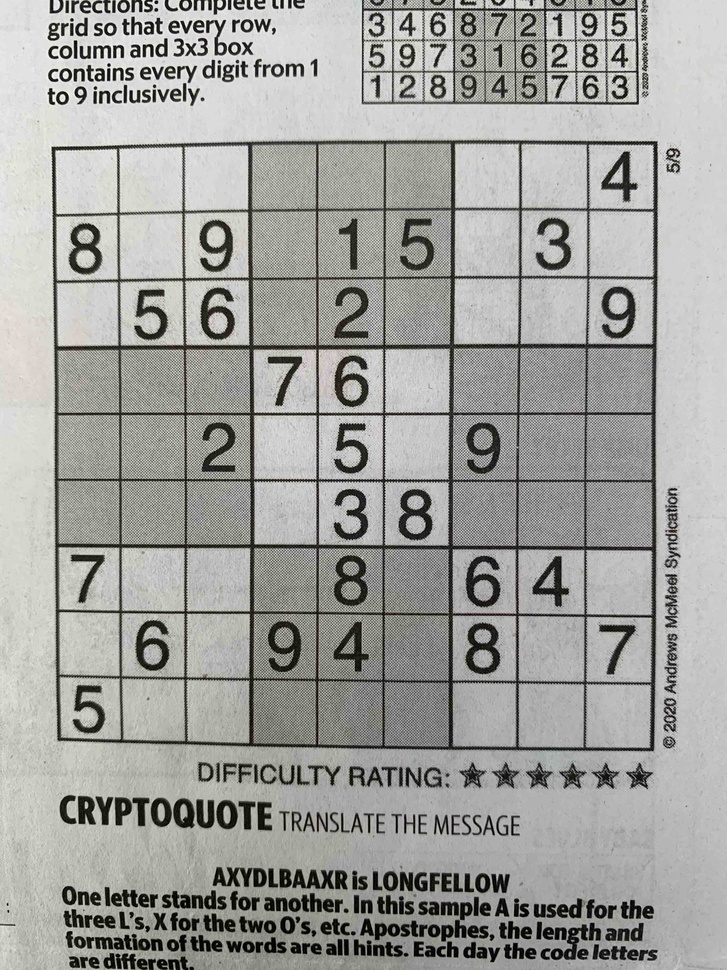
#> input picture Images/IMG_1428-low.jpg, 727 x 970 px, shrunk from 3024 x 4032 before the run
$ python -i util.py   (imports and definitions only)
#> lines starting #> are read from the running program, lines starting #| are printed output that depends on the picture; long printed decimals are rounded
from PIL import Image, ImageDraw
import numpy
from numpy import asarray
from skimage.transform import hough_line, hough_line_peaks
from skimage.feature import canny
import cv2

# Colors less than this are made black (0), greater are made white (255)
hue_threshold = 128
black = 0
white = 255

# Percentage of pixels in a line that are black. If greater than this
# then we've found a line
# between .5 and .75
line_threshold = 0.7

# [125 lines left out: functions morph_array_to_size, count_pixels, diff_between_arrays, get_number_from_image, print_image, not called in this run]

def print_image_edges(image_array):
    edge_image = Image.fromarray(image_array)
    edge_image.show()
    return

# [14 lines left out: function print_image_linesP, not called in this run]

def print_image_lines(image_name, edges, lines):
    img = Image.open(image_name)
    edge_img = Image.fromarray(edges).convert('RGB')
    d_img = ImageDraw.Draw(img)
    d_edge_img = ImageDraw.Draw(edge_img)
    line_color = (255, 0, 255)
    line_width = 3
    image_height, image_width = img.size
    max_image_dimension = max(image_width, image_height)
    for line in lines:
        for rho, theta in line:
            # cos pi/2 = 0, cos 0 = 1
            a = numpy.cos(theta)
            # sin pi/2 = 1, sin 0 = 0
            b = numpy.sin(theta)
            x0 = a * rho
            y0 = b * rho
            x1 = int(x0 + max_image_dimension * (-b))
            y1 = int(y0 + max_image_dimension * (a))
            x2 = int(x0 - max_image_dimension * (-b))
            y2 = int(y0 - max_image_dimension * (a))
            d_img.line((x1, y1, x2, y2), width=line_width, fill=line_color)
            d_edge_img.line((x1, y1, x2, y2), width=line_width, fill=line_color)

    img.show()
    edge_img.show()
    return


def reduce_line_noise(lines):
    theta_margin_of_error = 0.05
    new_lines = []
    for entry in lines:
        line = entry[0]
        rho = line[0]
        theta = line[1]
        margin_of_error = numpy.pi * theta_margin_of_error
        if abs(theta) < margin_of_error or abs(theta - numpy.pi/2) < margin_of_error or abs(theta - numpy.pi) < margin_of_error or abs(theta - numpy.pi*3/2) < margin_of_error:
            new_lines.append(entry)
            print("Y\tRho: %s\tTheta: %s" % (rho, theta))
        else:
            print("N\tRho: %s\tTheta: %s" % (rho, theta))
    print(len(lines))
    print(len(new_lines))
    return new_lines


def find_lines_cv2(image_name):
#> called with image_name = 'Images/IMG_1428-low.jpg'
    image = cv2.imread(image_name)
#> image is the input picture: shape (970, 727, 3); mean B, G, R 157.9, 161.3, 161
    (thresh, blackAndWhiteImage) = cv2.threshold(image, 127, 255, cv2.THRESH_BINARY)
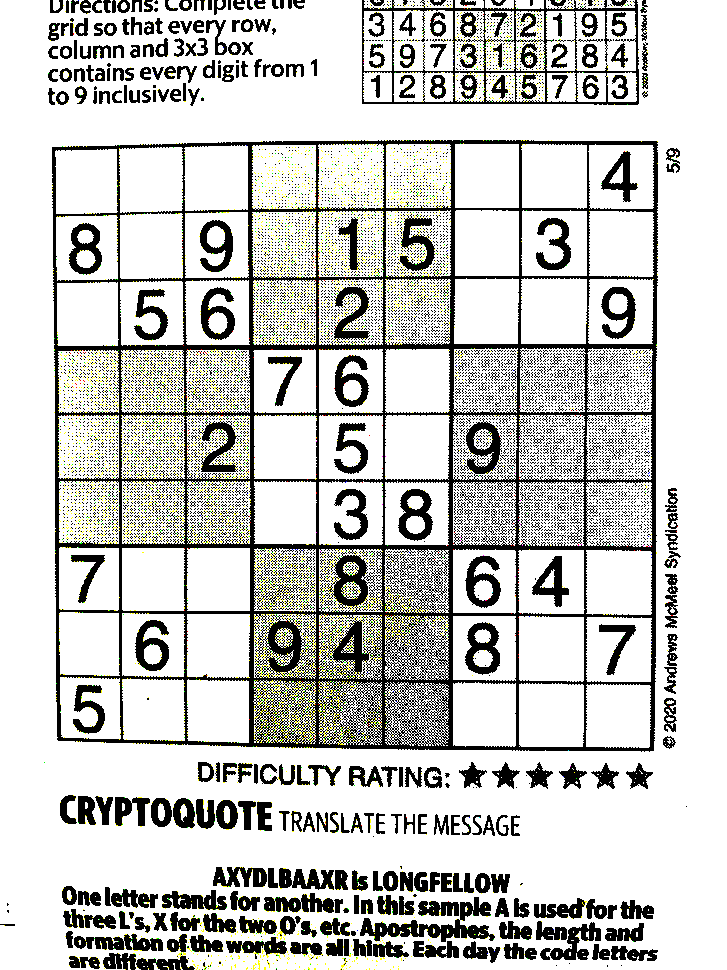
#> blackAndWhiteImage: shape (970, 727, 3); mean B, G, R 199.1, 202.3, 202
    edges = cv2.Canny(blackAndWhiteImage, 50, 150, apertureSize=3)
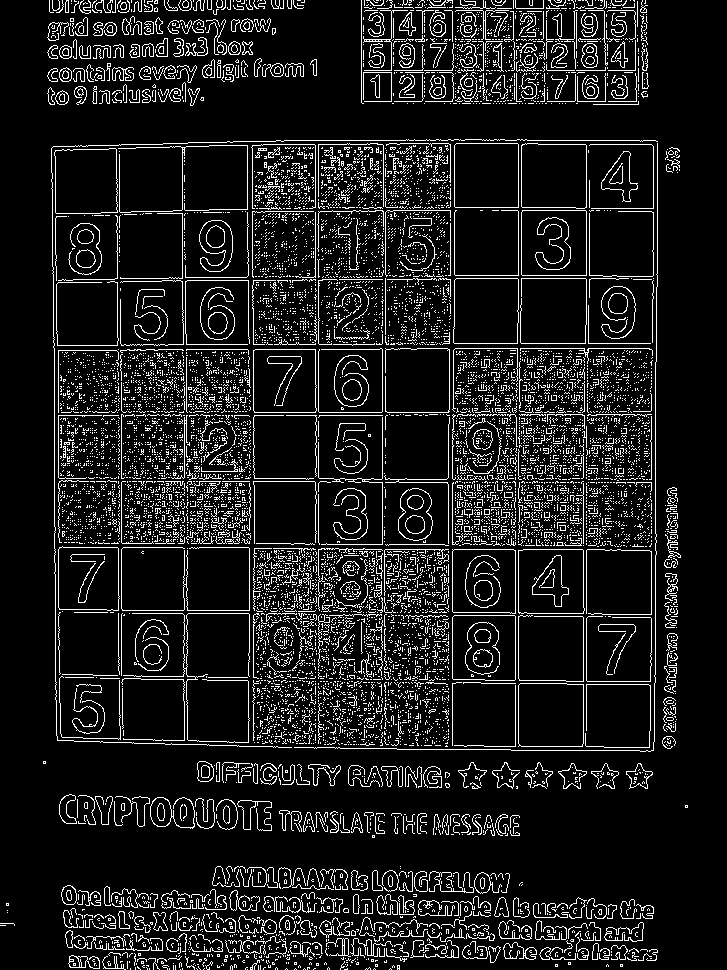
#> edges: shape (970, 727); 10.8% white in thin lines or dots
    print_image_edges(edges)
    image_height, image_width, color_depth = image.shape
#> image_height = 970; image_width = 727; color_depth = 3
    minLineLength = min(image_height, image_width) * .75
#> minLineLength = 545.2
    maxLineGap = 10
    # https://opencv-python-tutroals.readthedocs.io/en/latest/py_tutorials/py_imgproc/py_houghlines/py_houghlines.html
    # linesP = cv2.HoughLin?esP(edges, 1, numpy.pi / 180, 100, minLineLength, maxLineGap)
    # print_image_linesP(image_name, edges, linesP)

    lines = cv2.HoughLines(edges,1,numpy.pi/180, 100)
    print_image_lines(image_name, edges, lines)
#> in print_image_lines, `edge_img = Image.fromarray(edges).convert('RGB')`: edge_img: PIL image 727x970 RGB; 10.8% white in thin lines or dots
#> the loop in print_image_lines, `for line in lines:` made 12381 passes
#> line on passes 1 to 3: [[318, 0]], [[586, 0]], [[518, 0]]
#> in print_image_lines, `img.show()`:
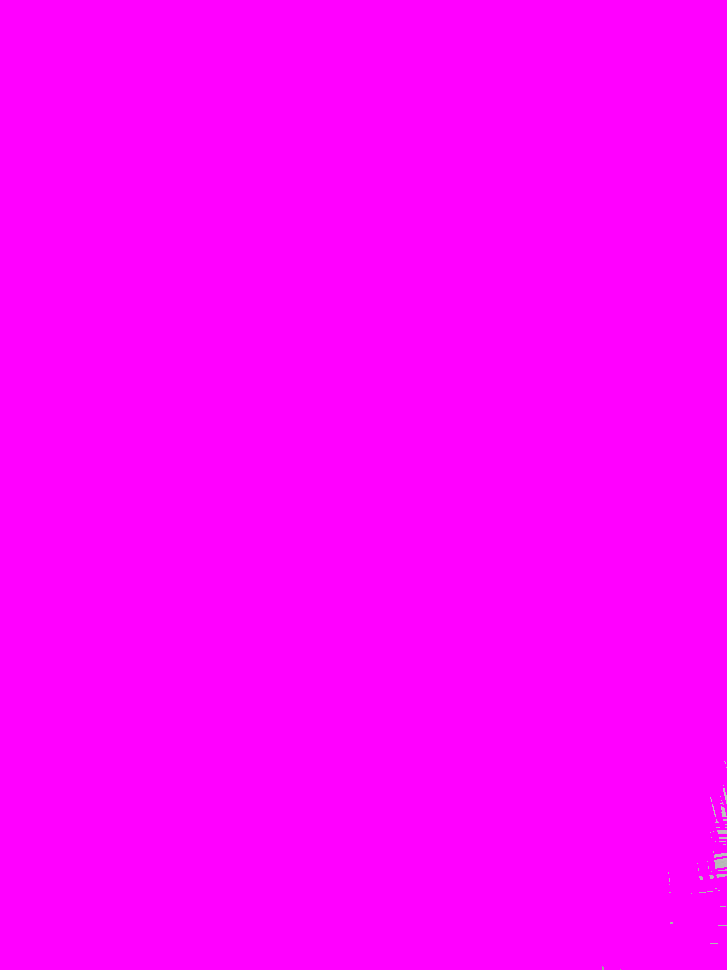
#> shown: PIL image 727x970 RGB; mean R, G, B 255, 0.1, 255
    new_lines = reduce_line_noise(lines)
#> the loop in reduce_line_noise, `for entry in lines:` made 12381 passes
#| Y	Rho: 318.0	Theta: 0.0
#| Y	Rho: 586.0	Theta: 0.0
#| Y	Rho: 518.0	Theta: 0.0
#| Y	Rho: 315.0	Theta: 0.0
#| Y	Rho: 452.0	Theta: 0.0
#| Y	Rho: 415.0	Theta: 1.571
#| Y	Rho: 385.0	Theta: 0.0
#| Y	Rho: 382.0	Theta: 0.0
#> (further printed lines are left out)
#> after the loop in reduce_line_noise, `for entry in lines:`: new_lines = 2992 items, first 6: [[318, 0]], [[586, 0]], [[518, 0]], [[315, 0]], [[452, 0]], [[415, 1.57]]
#| 12381
#| 2992
    print_image_lines(image_name, edges, new_lines)
#> call 2 of print_image_lines, with image_name = 'Images/IMG_1428-low.jpg'
#> the loop in print_image_lines (call 2), `for line in lines:` made 2992 passes
#> in print_image_lines (call 2), `img.show()`:
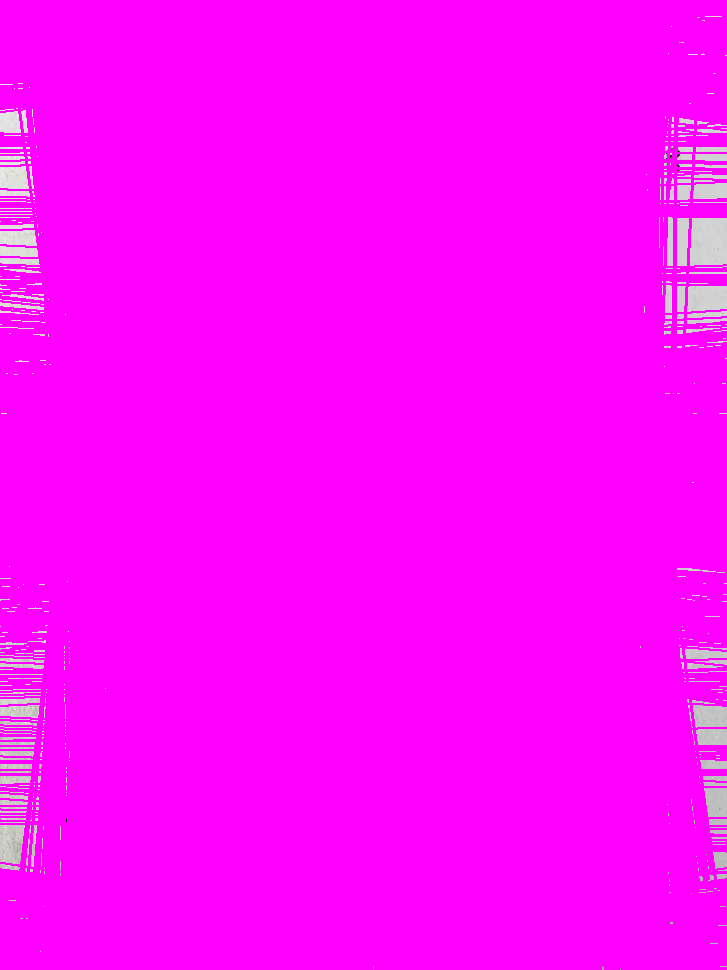
#> shown: PIL image 727x970 RGB; mean R, G, B 253.6, 5.8, 253.6
#> in print_image_lines (call 2), `edge_img.show()`:
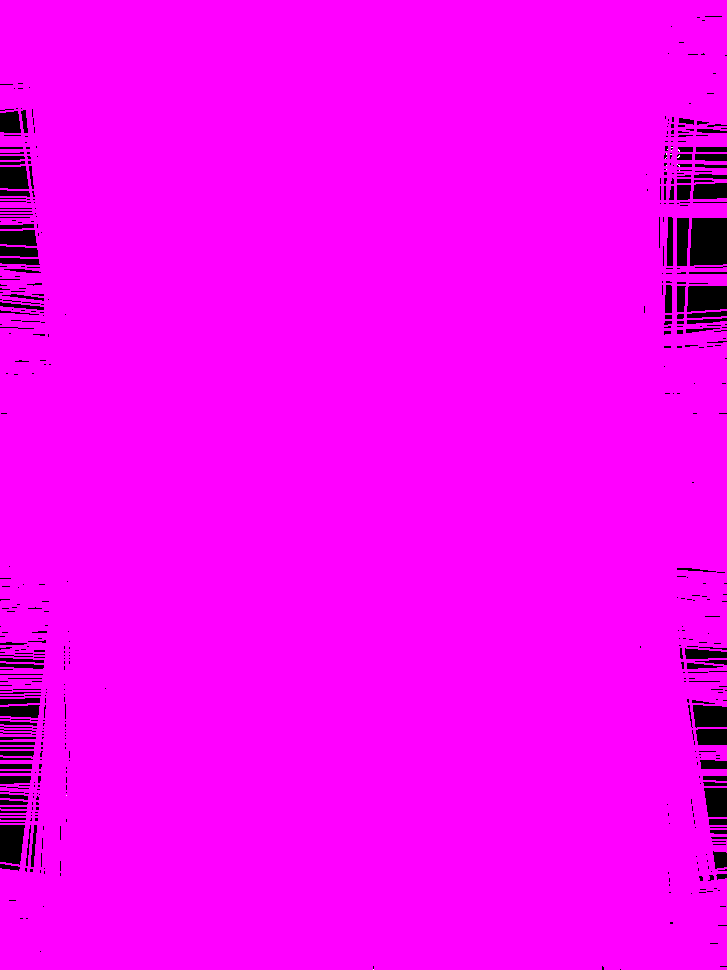
#> shown: PIL image 727x970 RGB; mean R, G, B 247.9, 0, 247.9

    horizontal_lines = numpy.zeros(image_height)
#> horizontal_lines = 970 values from 0 to 0
    vertical_lines = numpy.zeros(image_width)
#> vertical_lines = 727 values from 0 to 0

    return horizontal_lines, vertical_lines, image

# [139 lines left out: functions find_lines, get_cell_image_boundaries, black_pixel_in_column, black_pixel_in_row, black_pixel_in_image, trim_cell_images, not called in this run]

>>> result = find_lines_cv2('Images/IMG_1428-low.jpg')

$ run again, on Images/IMG_1631-low.jpg
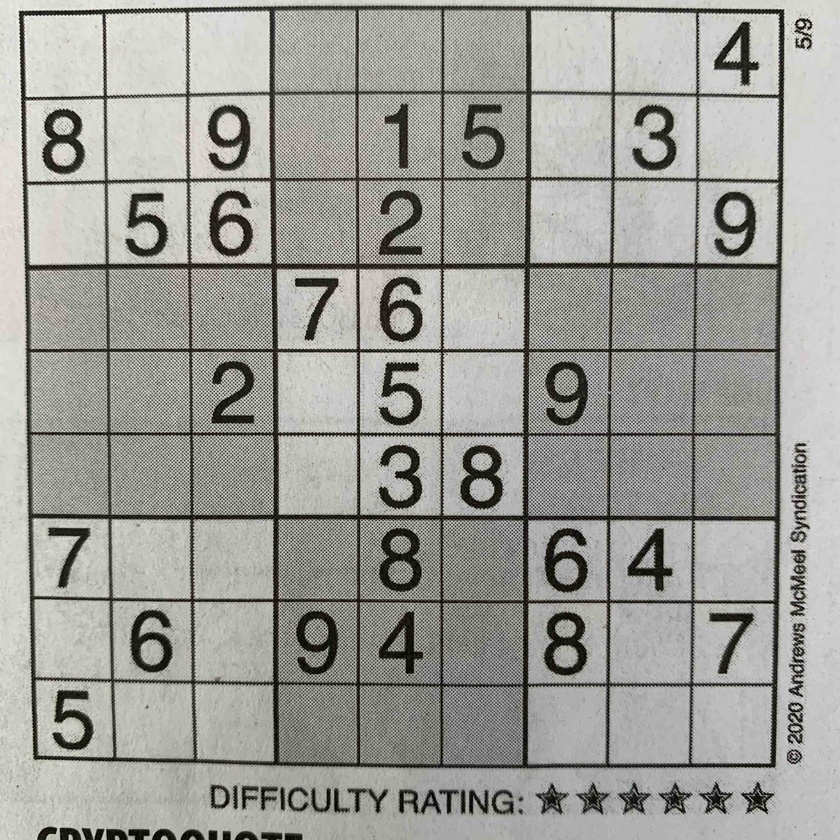
#> input picture Images/IMG_1631-low.jpg, 840 x 840 px, shrunk from 3024 x 3024 before the run
#> in find_lines_cv2, image is the input picture: shape (840, 840, 3); mean B, G, R 152.5, 157.9, 157.7
#> in find_lines_cv2, `edges = cv2.Canny(blackAndWhiteImage, 50, 150, apertureSize=3)`:
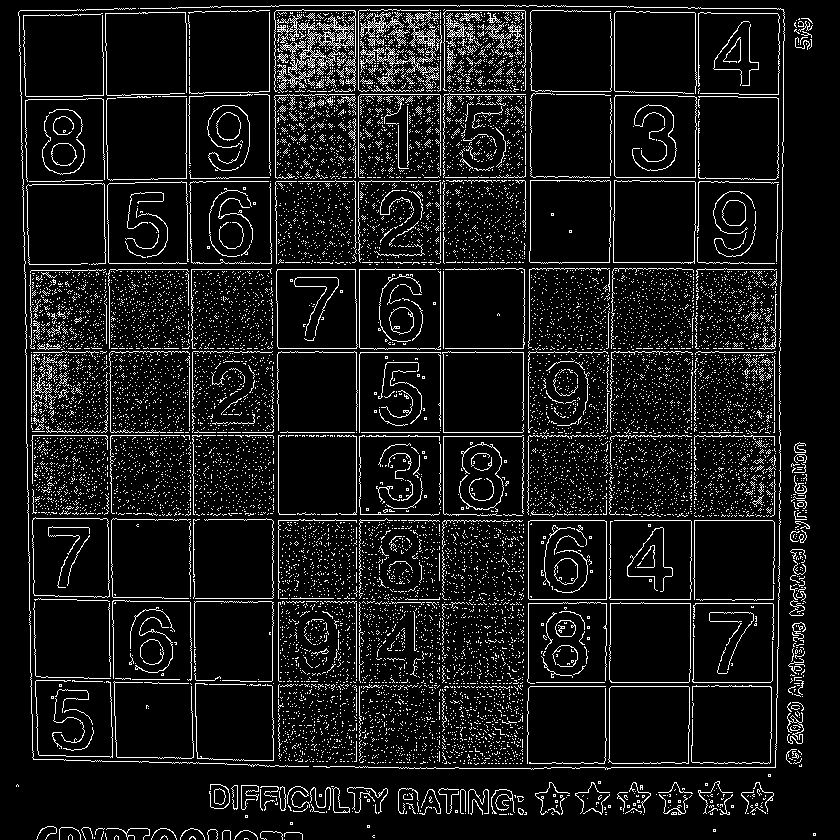
#> edges: shape (840, 840); 9.1% white in thin lines or dots
#> edge_img: PIL image 840x840 RGB; 9.1% white in thin lines or dots
#> the loop in print_image_lines, `for line in lines:` made 6888 passes
#> line on passes 1 to 3: [[352, 1.57]], [[348, 1.57]], [[-19, 3.12]]
#> the loop in reduce_line_noise, `for entry in lines:` made 6888 passes
#> (printed output is left out)
#> after the loop in reduce_line_noise, `for entry in lines:`: new_lines = 1521 items, first 6: [[352, 1.57]], [[348, 1.57]], [[-19, 3.12]], [[269, 1.57]], [[432, 1.57]], [[443, 0]]
#| 6888
#| 1521
#> the loop in print_image_lines (call 2), `for line in lines:` made 1521 passes
#> in print_image_lines (call 2), `edge_img.show()`:
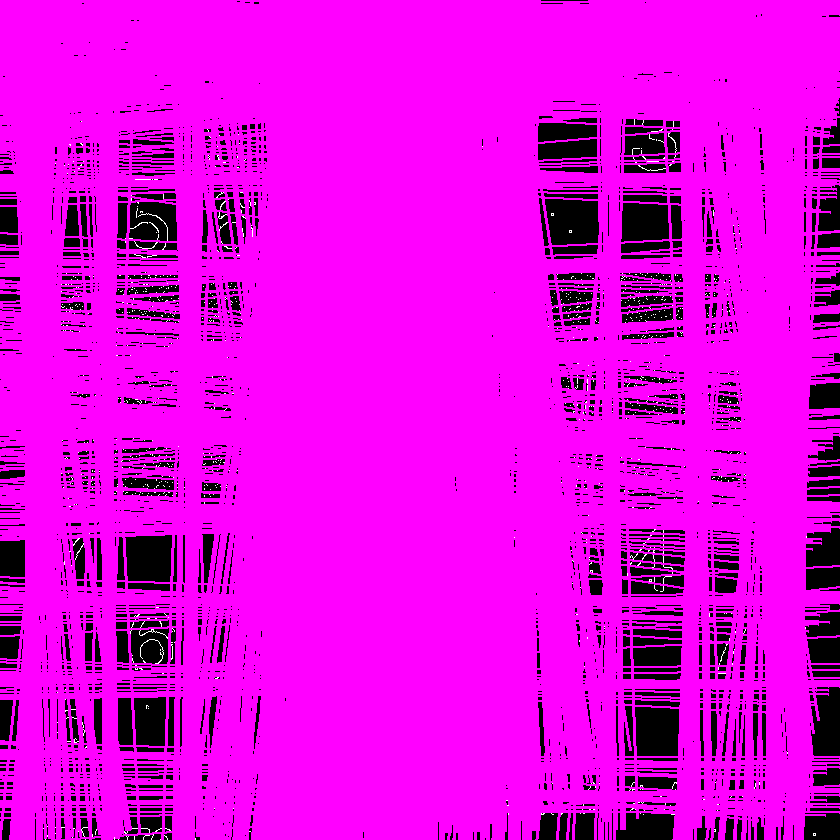
#> shown: PIL image 840x840 RGB; mean R, G, B 223.7, 0.9, 223.7
